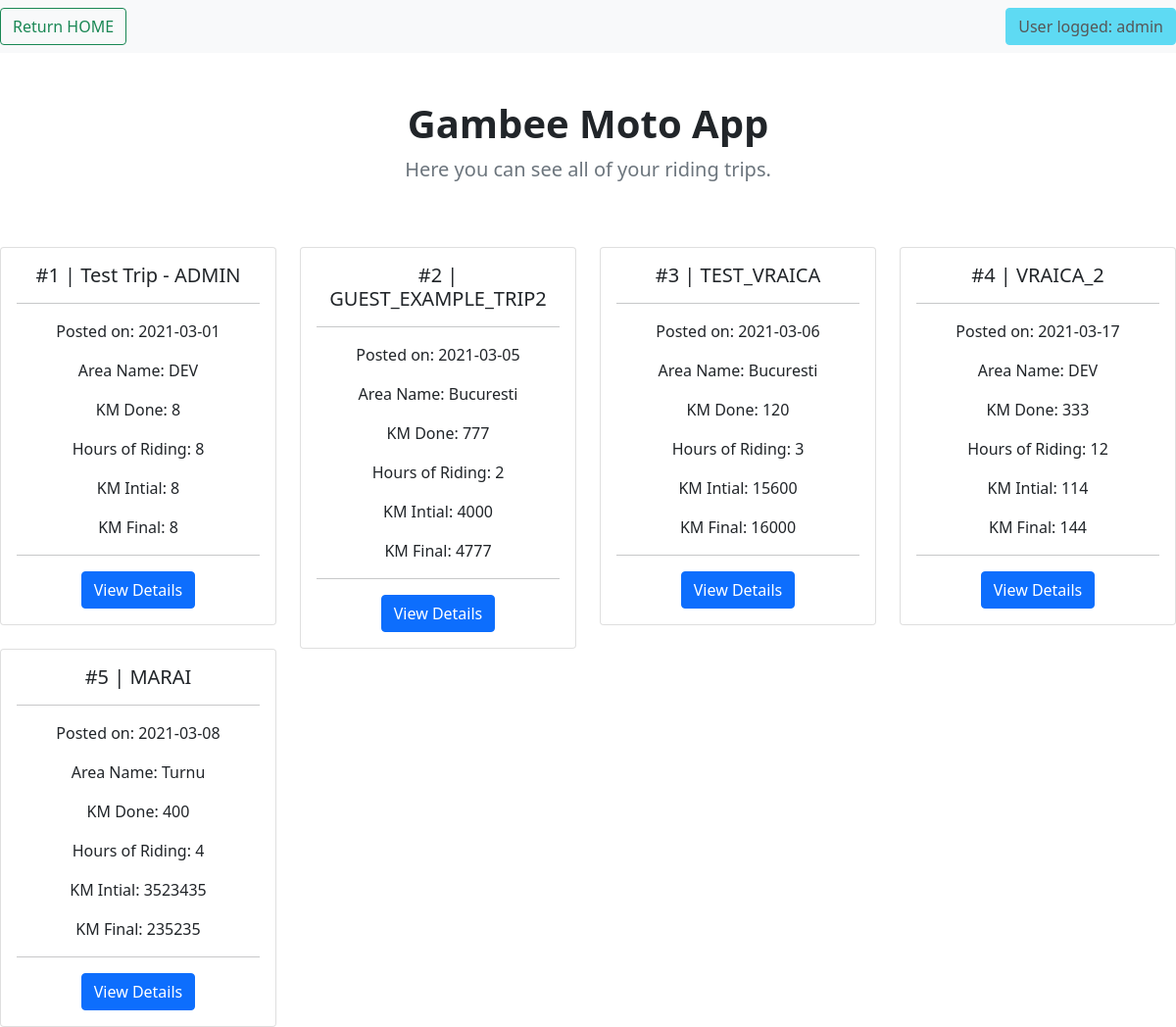
The page /view_trips (signed in) on the database as committed earlier.
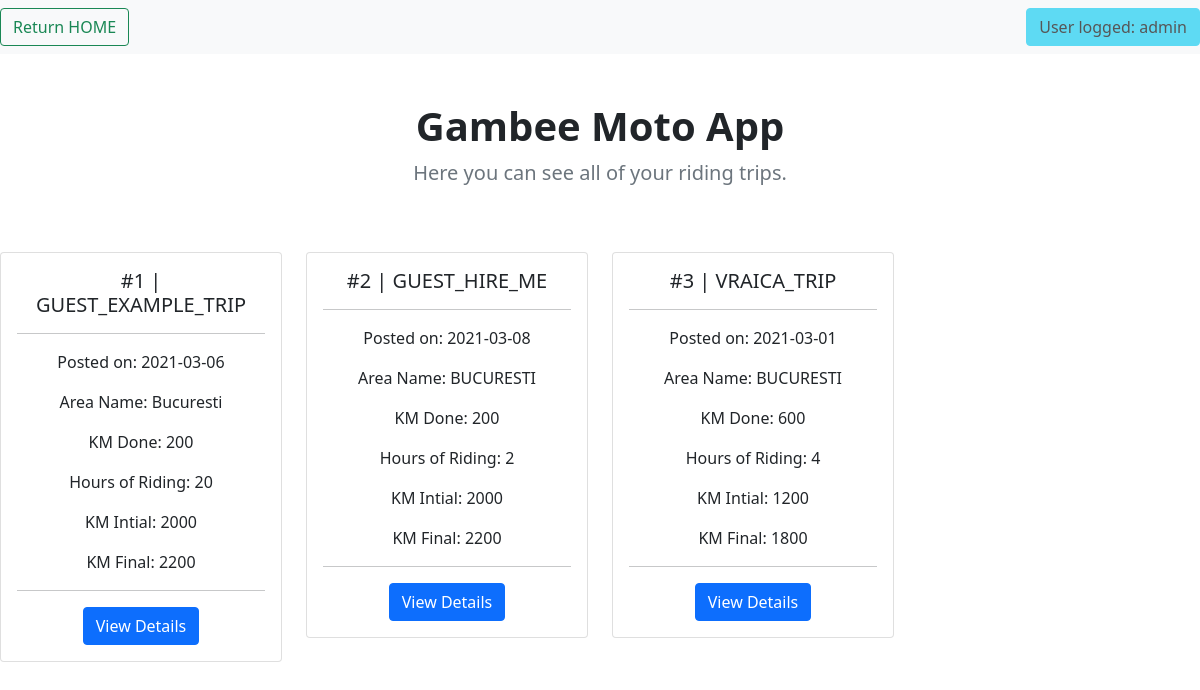
The same page on the database as committed later.
### application/models.py (models this page shows, shortened)
class TripRecords(db.Model):
    __tablename__ = 'TripRecords'
    id = db.Column(db.Integer, primary_key=True)
    trip_name = db.Column(db.String(100))
    trip_date = db.Column(db.Date)
    area_name = db.Column(db.String(50))
    km_travelled = db.Column(db.Integer)
    h_travelled = db.Column(db.Integer)
    km_initial = db.Column(db.Integer)
    km_final = db.Column(db.Integer)
    added_by = db.Column(db.String(100))

### application/routes.py (the view)
@app.route('/view_trips', methods=['GET'])
@login_required
def view_trips():
    if session['logged_user'] != app.config['ADMIN_USER']:
        trips = TripRecords.query.filter_by(added_by=session['logged_user']).all()
    else:
        trips = TripRecords.query.all()
    return render_template('view_trips.html', list_trips=trips, crr_user=session['logged_user'].split('@')[0])

### application/routes.py (called while the page is built)
@loginMan.user_loader
def load_user(email):
    return Riders.query.filter_by(email=email).first()

### application/templates/view_trips.html (shortened to what this page needs)
{% extends 'base.html'%}
{% block listing_trips %}
<nav class="navbar navbar-light bg-light">
  <form class="form-inline">
    <button class="btn btn-outline-success" type="button" onclick="window.location.href='{{ url_for( 'home') }}';">Return HOME</button>
  </form>
    {% if crr_user == 'guest' %}
        <button type="button" class="btn btn-danger" disabled>
             User logged: {{ crr_user }}
        </button>
    {%else%}
        <button type="button" class="btn btn-info" disabled>
             User logged: {{ crr_user }}
        </button>
    {% endif %}
</nav>
<div class="row py-lg-5">
    <div class="col-lg-6 col-md-8 mx-auto">
        <h1 class="fw-bold text-center">Gambee Moto App</h1>
        <p class="lead text-muted">Here you can see all of your riding trips.</p>
    </div>
</div>
<div class="row">
    {%set j = namespace(value=1)%}
    {% for trip in list_trips %}
    <div class="col-sm-3">
        <div class="card">
            <div class="card-body">
                <h5 class="card-title">#{{j.value}} | {{ trip.trip_name}}</h5>
                <hr>
                <p class="card-text"> Posted on: {{trip.trip_date}}</p>
                <p class="card-text"> Area Name: {{trip.area_name}}</p>
                <p class="card-text"> KM Done: {{trip.km_travelled}}</p>
                <p class="card-text"> Hours of Riding: {{trip.h_travelled}}</p>
                <p class="card-text"> KM Intial: {{trip.km_initial}}</p>
                <p class="card-text"> KM Final: {{trip.km_final}}</p>
                <hr>
                <a href="{{url_for('detailed_trip', trip_name= trip.trip_name )}}" class="btn btn-primary">View Details</a>
            </div>
        </div>
    </div>
        {%set j.value =j.value + 1%}
    {% endfor %}
</div>
{% endblock %}

### application/templates/base.html (shortened to what this page needs)
<!DOCTYPE html>
<html lang="en">
<head>
    <link href="https://cdn.jsdelivr.net/npm/bootstrap@5.0.0-beta2/dist/css/bootstrap.min.css" rel="stylesheet">
    <link rel="stylesheet" href="static/style.css">
</head>
<body class="text-center">
{%block listing_trips%}
{%endblock%}
</body>
</html>

Rows that differ between the two databases and show on the page:
removed TripRecords: value "1", trip_name "Test Trip - ADMIN", trip_date "2021-03-01", area_name "DEV", km_travelled "8", h_travelled "8", km_initial "8", km_final "8"
removed TripRecords: value "2", trip_name "GUEST_EXAMPLE_TRIP2", trip_date "2021-03-05", area_name "Bucuresti", km_travelled "777", h_travelled "2", km_initial "4000", km_final "4777"
removed TripRecords: value "3", trip_name "TEST_VRAICA", trip_date "2021-03-06", area_name "Bucuresti", km_travelled "120", h_travelled "3", km_initial "15600", km_final "16000"
removed TripRecords: value "4", trip_name "VRAICA_2", trip_date "2021-03-17", area_name "DEV", km_travelled "333", h_travelled "12", km_initial "114", km_final "144"
removed TripRecords: value "5", trip_name "MARAI", trip_date "2021-03-08", area_name "Turnu", km_travelled "400", h_travelled "4", km_initial "3523435", km_final "235235"
added TripRecords: value "1", trip_name "GUEST_EXAMPLE_TRIP", trip_date "2021-03-06", area_name "Bucuresti", km_travelled "200", h_travelled "20", km_initial "2000", km_final "2200"
added TripRecords: value "2", trip_name "GUEST_HIRE_ME", trip_date "2021-03-08", area_name "BUCURESTI", km_travelled "200", h_travelled "2", km_initial "2000", km_final "2200"
added TripRecords: value "3", trip_name "VRAICA_TRIP", trip_date "2021-03-01", area_name "BUCURESTI", km_travelled "600", h_travelled "4", km_initial "1200", km_final "1800"
